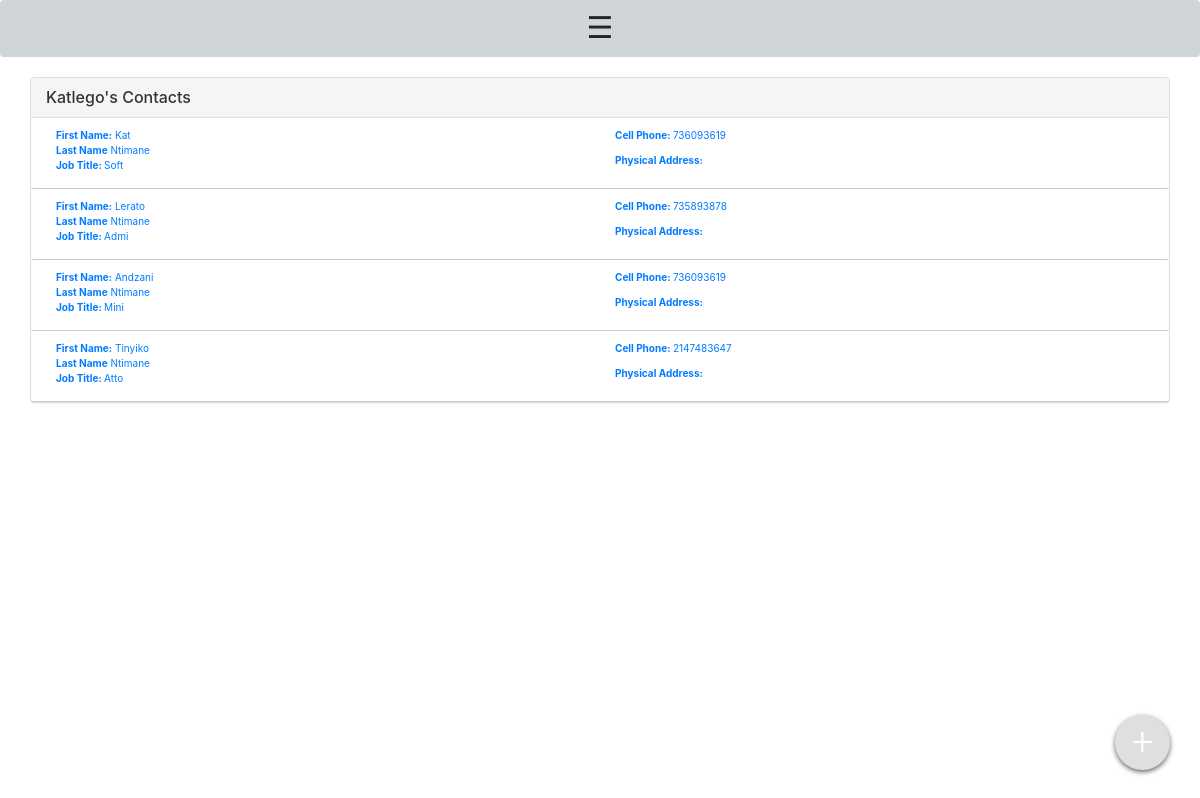
The page / on the database its author committed.
### tables this page shows
CREATE TABLE `my_contacts` (
  `id` int(11) NOT NULL,
  `first_name` varchar(30) NOT NULL,
  `last_name` varchar(30) NOT NULL,
  `title` varchar(4) NOT NULL,
  `mobile` int(13) NOT NULL,
  `physical_address` varchar(200) NOT NULL
);

### index.php (the view, shortened to what this page needs)
<?php
  include 'header.php';
  $contacts = $db->query('SELECT * FROM my_contacts')
?>
<div class="container panel panel-default">
  <div class="row panel-heading">
      <h1 class="panel-title">Katlego's Contacts</h1>
  </div>
<?php foreach ($contacts as $contact) :?>
        <a href="/portal/contacts/edit.php?id=<?=$contact['id'];?>">
        <div class="row box" id="view">
          <div class="col-xs-6 col-sm-6 left-detail">
              <span class="name"><strong>First Name:</strong> <?= $contact['first_name']; ?> <br/><strong>Last Name</strong> <?= $contact['last_name']; ?></span><br>
              <span class="title"><strong>Job Title: </strong><?= $contact['title']; ?></span><br>
          </div>
          <div class="col-xs-6 col-sm-6 right-detail">
              <p><strong>Cell Phone: </strong> <?= $contact['mobile']; ?><br></p>
              <p><strong>Physical Address:</strong> &nbsp;<?= $contact['address']; ?></p>
          </div>
        </div>
      </a>
<?php endforeach; ?>
</div>
<div id="container-floating">
  <div id="floating-button" data-toggle="tooltip" data-placement="left" data-original-title="Create" onclick="location.href='new.php';">
    <p class="create-btn">+</p>
  </div>
</div>

### header.php (shortened to what this page needs)
<!DOCTYPE html>
<html>
 <head>
   <link href="//maxcdn.bootstrapcdn.com/bootstrap/3.3.6/css/bootstrap.min.css" type="text/css" rel="stylesheet">
   <link rel="stylesheet" href="https://maxcdn.bootstrapcdn.com/bootstrap/4.0.0-alpha.6/css/bootstrap.min.css">
   <link rel="stylesheet" href="//maxcdn.bootstrapcdn.com/font-awesome/4.5.0/css/font-awesome.min.css">
   <link rel="stylesheet" type="text/css" href="style.css">
   </head>
 <body>
   <nav class="navbar">
    <span style="font-size:30px;cursor:pointer" onclick="openNav()">&#9776;</span>
</nav>

### style.css (style rules this page uses)
.navbar { background-color: #d0d5d8; font-family: 'Poppins', sans-serif; }
#view { background: #FFF; transition: all 0.2s; border-radius: 3px; }
.box { border-bottom: 1px solid #ccc; padding: 10px 10px 10px 10px; }
#floating-button { width: 55px; height: 55px; border-radius: 50%; background: #dfdfdf; position: fixed; bottom: 30px; right: 30px; cursor: pointer; box-shadow: 0px 2px 5px #666; }
.create-btn { color: white; position: absolute; top: 0; display: block; bottom: 0; left: 0; right: 0; text-align: center; padding: 0; margin: 0; line-height: 55px; font-size: 38px; font-family: 'Roboto'; font-weight: 300; animation: plus-out 0.3s; transition: all 0.3s; }
#container-floating { position: fixed; width: 70px; height: 70px; bottom: 30px; right: 30px; z-index: 50px; }

### rows shown on the page
my_contacts: first_name "Kat", last_name "Ntimane", title "Soft", mobile "736093619"
my_contacts: first_name "Lerato", last_name "Ntimane", title "Admi", mobile "735893878"
my_contacts: first_name "Andzani", last_name "Ntimane", title "Mini", mobile "736093619"
my_contacts: first_name "Tinyiko", last_name "Ntimane", title "Atto", mobile "2147483647"
